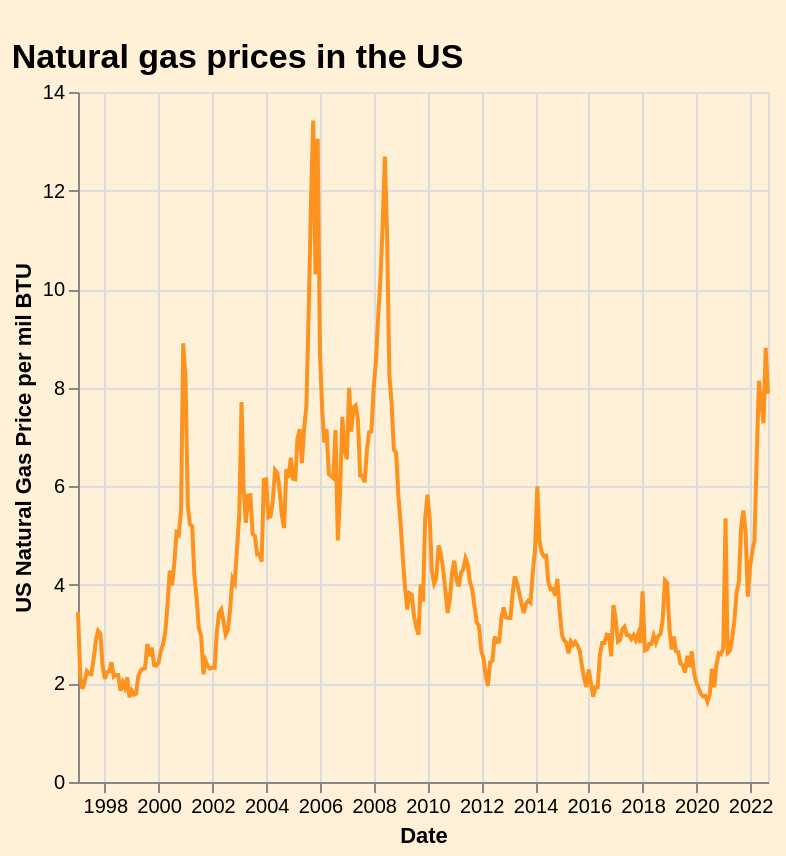

The specification (Vega-Lite) saved for this image:
### Vega-Lite specification from a JSON file in a GitHub repository (floating-point values rounded to 4 significant figures; data arrays with more than 128 entries replaced by an {"elided": "..."} marker saying what was removed)
{"$schema": "https://vega.github.io/schema/vega-lite/v5.json", "description": "A simple bar chart with array data.", "title": {"text": "Energy prices in the US", "subtitle": "Natural gas prices in the US", "subtitleFontStyle": "bold", "subtitleFontSize": 17, "anchor": "start", "color": "#fffffff", "subtitleColor": "#000000"}, "config": {"background": "#fff0d8"}, "width": 345, "height": 345, "data": {"values": {"elided": "309 records"}}, "mark": {"type": "line", "color": "#fe921f"}, "encoding": {"x": {"field": "Date", "type": "temporal"}, "y": {"field": "US Natural Gas Price per mil BTU", "type": "quantitative"}}}
